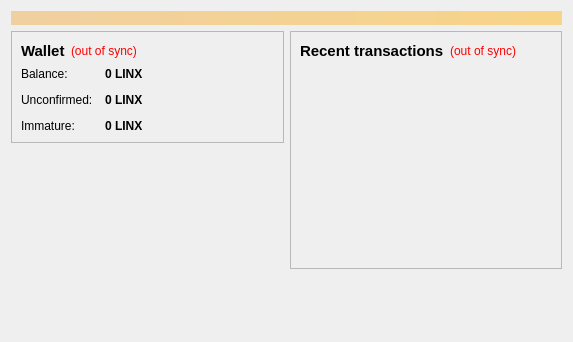
<?xml version="1.0" encoding="UTF-8"?>
<ui version="4.0">
 <class>OverviewPage</class>
 <widget class="QWidget" name="OverviewPage">
  <property name="geometry">
   <rect>
    <x>0</x>
    <y>0</y>
    <width>573</width>
    <height>342</height>
   </rect>
  </property>
  <property name="windowTitle">
   <string>Form</string>
  </property>
  <layout class="QVBoxLayout" name="topLayout">
   <item>
    <widget class="QLabel" name="labelAlerts">
     <property name="visible">
      <bool>false</bool>
     </property>
     <property name="styleSheet">
      <string notr="true">background-color: qlineargradient(x1: 0, y1: 0, x2: 1, y2: 0, stop:0 #F0D0A0, stop:1 #F8D488); color:#242424;</string>
     </property>
     <property name="wordWrap">
      <bool>true</bool>
     </property>
     <property name="margin">
      <number>3</number>
     </property>
    </widget>
   </item>
   <item>
    <layout class="QHBoxLayout" name="horizontalLayout" stretch="1,1">
     <item>
      <layout class="QVBoxLayout" name="verticalLayout_2">
       <item>
        <widget class="QFrame" name="frame">
         <property name="frameShape">
          <enum>QFrame::StyledPanel</enum>
         </property>
         <property name="frameShadow">
          <enum>QFrame::Raised</enum>
         </property>
         <layout class="QVBoxLayout" name="verticalLayout_4">
          <item>
           <layout class="QHBoxLayout" name="horizontalLayout_4">
            <item>
             <widget class="QLabel" name="label_5">
              <property name="font">
               <font>
                <pointsize>11</pointsize>
                <weight>75</weight>
                <bold>true</bold>
               </font>
              </property>
              <property name="text">
               <string>Wallet</string>
              </property>
             </widget>
            </item>
            <item>
             <widget class="QLabel" name="labelWalletStatus">
              <property name="toolTip">
               <string>The displayed information may be out of date. Your wallet automatically synchronizes with the LinX network after a connection is established, but this process has not completed yet.</string>
              </property>
              <property name="styleSheet">
               <string notr="true">QLabel { color: red; }</string>
              </property>
              <property name="text">
               <string notr="true">(out of sync)</string>
              </property>
              <property name="alignment">
               <set>Qt::AlignLeading|Qt::AlignLeft|Qt::AlignVCenter</set>
              </property>
             </widget>
            </item>
            <item>
             <spacer name="horizontalSpacer_2">
              <property name="orientation">
               <enum>Qt::Horizontal</enum>
              </property>
              <property name="sizeHint" stdset="0">
               <size>
                <width>40</width>
                <height>20</height>
               </size>
              </property>
             </spacer>
            </item>
           </layout>
          </item>
          <item>
           <layout class="QFormLayout" name="formLayout_2">
            <property name="fieldGrowthPolicy">
             <enum>QFormLayout::AllNonFixedFieldsGrow</enum>
            </property>
            <property name="horizontalSpacing">
             <number>12</number>
            </property>
            <property name="verticalSpacing">
             <number>12</number>
            </property>
            <item row="0" column="0">
             <widget class="QLabel" name="label">
              <property name="text">
               <string>Balance:</string>
              </property>
             </widget>
            </item>
            <item row="0" column="1">
             <widget class="QLabel" name="labelBalance">
              <property name="font">
               <font>
                <weight>75</weight>
                <bold>true</bold>
               </font>
              </property>
              <property name="cursor">
               <cursorShape>IBeamCursor</cursorShape>
              </property>
              <property name="toolTip">
               <string>Your current balance</string>
              </property>
              <property name="text">
               <string notr="true">0 LINX</string>
              </property>
              <property name="textInteractionFlags">
               <set>Qt::LinksAccessibleByMouse|Qt::TextSelectableByKeyboard|Qt::TextSelectableByMouse</set>
              </property>
             </widget>
            </item>
            <item row="1" column="0">
             <widget class="QLabel" name="label_3">
              <property name="text">
               <string>Unconfirmed:</string>
              </property>
             </widget>
            </item>
            <item row="1" column="1">
             <widget class="QLabel" name="labelUnconfirmed">
              <property name="font">
               <font>
                <weight>75</weight>
                <bold>true</bold>
               </font>
              </property>
              <property name="cursor">
               <cursorShape>IBeamCursor</cursorShape>
              </property>
              <property name="toolTip">
               <string>Total of transactions that have yet to be confirmed, and do not yet count toward the current balance</string>
              </property>
              <property name="text">
               <string notr="true">0 LINX</string>
              </property>
              <property name="textInteractionFlags">
               <set>Qt::LinksAccessibleByMouse|Qt::TextSelectableByKeyboard|Qt::TextSelectableByMouse</set>
              </property>
             </widget>
            </item>
            <item row="2" column="0">
             <widget class="QLabel" name="labelImmatureText">
              <property name="text">
               <string>Immature:</string>
              </property>
             </widget>
            </item>
            <item row="2" column="1">
             <widget class="QLabel" name="labelImmature">
              <property name="font">
               <font>
                <weight>75</weight>
                <bold>true</bold>
               </font>
              </property>
              <property name="toolTip">
               <string>Mined balance that has not yet matured</string>
              </property>
              <property name="text">
               <string notr="true">0 LINX</string>
              </property>
              <property name="textInteractionFlags">
               <set>Qt::LinksAccessibleByMouse|Qt::TextSelectableByKeyboard|Qt::TextSelectableByMouse</set>
              </property>
             </widget>
            </item>
           </layout>
          </item>
         </layout>
        </widget>
       </item>
       <item>
        <spacer name="verticalSpacer">
         <property name="orientation">
          <enum>Qt::Vertical</enum>
         </property>
         <property name="sizeHint" stdset="0">
          <size>
           <width>20</width>
           <height>40</height>
          </size>
         </property>
        </spacer>
       </item>
      </layout>
     </item>
     <item>
      <layout class="QVBoxLayout" name="verticalLayout_3">
       <item>
        <widget class="QFrame" name="frame_2">
         <property name="frameShape">
          <enum>QFrame::StyledPanel</enum>
         </property>
         <property name="frameShadow">
          <enum>QFrame::Raised</enum>
         </property>
         <layout class="QVBoxLayout" name="verticalLayout">
          <item>
           <layout class="QHBoxLayout" name="horizontalLayout_2">
            <item>
             <widget class="QLabel" name="label_4">
              <property name="font">
               <font>
                <pointsize>11</pointsize>
               </font>
              </property>
              <property name="text">
               <string>&lt;b&gt;Recent transactions&lt;/b&gt;</string>
              </property>
             </widget>
            </item>
            <item>
             <widget class="QLabel" name="labelTransactionsStatus">
              <property name="toolTip">
               <string>The displayed information may be out of date. Your wallet automatically synchronizes with the LinX network after a connection is established, but this process has not completed yet.</string>
              </property>
              <property name="styleSheet">
               <string notr="true">QLabel { color: red; }</string>
              </property>
              <property name="text">
               <string notr="true">(out of sync)</string>
              </property>
              <property name="alignment">
               <set>Qt::AlignRight|Qt::AlignTrailing|Qt::AlignVCenter</set>
              </property>
             </widget>
            </item>
            <item>
             <spacer name="horizontalSpacer">
              <property name="orientation">
               <enum>Qt::Horizontal</enum>
              </property>
              <property name="sizeHint" stdset="0">
               <size>
                <width>40</width>
                <height>20</height>
               </size>
              </property>
             </spacer>
            </item>
           </layout>
          </item>
          <item>
           <widget class="QListView" name="listTransactions">
            <property name="styleSheet">
             <string notr="true">QListView { background: transparent; }</string>
            </property>
            <property name="frameShape">
             <enum>QFrame::NoFrame</enum>
            </property>
            <property name="verticalScrollBarPolicy">
             <enum>Qt::ScrollBarAlwaysOff</enum>
            </property>
            <property name="horizontalScrollBarPolicy">
             <enum>Qt::ScrollBarAlwaysOff</enum>
            </property>
            <property name="selectionMode">
             <enum>QAbstractItemView::NoSelection</enum>
            </property>
           </widget>
          </item>
         </layout>
        </widget>
       </item>
       <item>
        <spacer name="verticalSpacer_2">
         <property name="orientation">
          <enum>Qt::Vertical</enum>
         </property>
         <property name="sizeHint" stdset="0">
          <size>
           <width>20</width>
           <height>40</height>
          </size>
         </property>
        </spacer>
       </item>
       <item>
        <widget class="QLabel" name="lbl_linx_logo">
         <property name="maximumSize">
          <size>
           <width>315</width>
           <height>153</height>
          </size>
         </property>
         <property name="text">
          <string/>
         </property>
         <property name="pixmap">
          <pixmap resource="../bitcoin.qrc">:/images/linx-logo-word</pixmap>
         </property>
        </widget>
       </item>
      </layout>
     </item>
    </layout>
   </item>
  </layout>
 </widget>
 <resources>
  <include location="../bitcoin.qrc"/>
 </resources>
 <connections/>
</ui>
